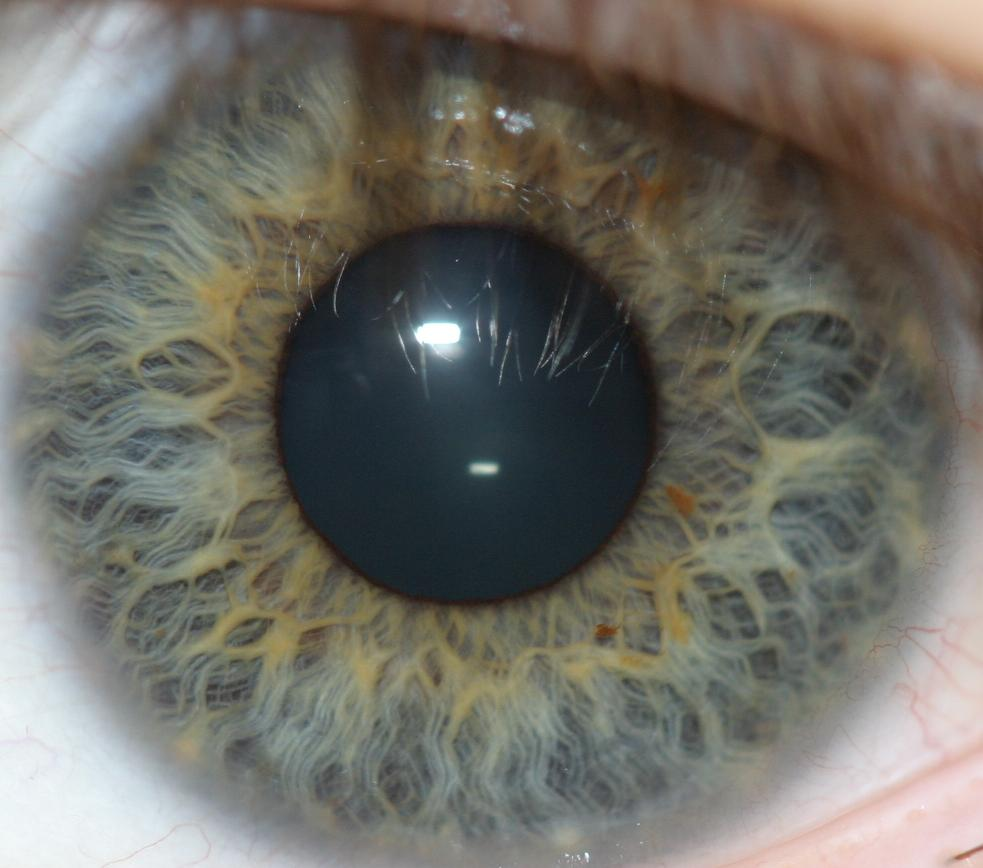
#> input picture test_image.png, 983 x 868 px
$ python -i pixelModifications.py   (imports and definitions only)
#> lines starting #> are read from the running program, lines starting #| are printed output that depends on the picture
#> further down, picture is the input picture: PIL image 983x868 RGB; mean R, G, B 111.8, 109.9, 102.3
# Separate .py file for storing all the functions used to modify pixel values

# PIL may not be needed
from PIL import Image
from cv2 import cv2
import numpy as np

# Takes in the Image, and check referring to if the image is greyscale or not
# Returns the image having turned all black pixels transparent
# [23 lines left out: functions rmBlackSpace, normaliseImageValues, not called in this run]

# When we want to just round values to 0-255 (i.e. -VEs become 0, 256+ become 255)
# returns the image w/cutoff pixel values as type np.uint8
def cutOffImageValues(img):
    np.clip(img,0,255,out=img)
    return img.astype(np.uint8)

# Takes in 2 images that we want to blend together
# Returns the 2 images as PIL Image
# [13 lines left out: function blend, not called in this run]

def applyCircles(img):
    # PIL Image to OpenCV Image
    pilImg = img.convert('RGB')
    ocvImg = np.array(pilImg)
    img = ocvImg[:, :, ::-1].copy()
    gsImg = cv2.cvtColor(ocvImg[:, :, ::-1].copy(), cv2.COLOR_BGR2GRAY)
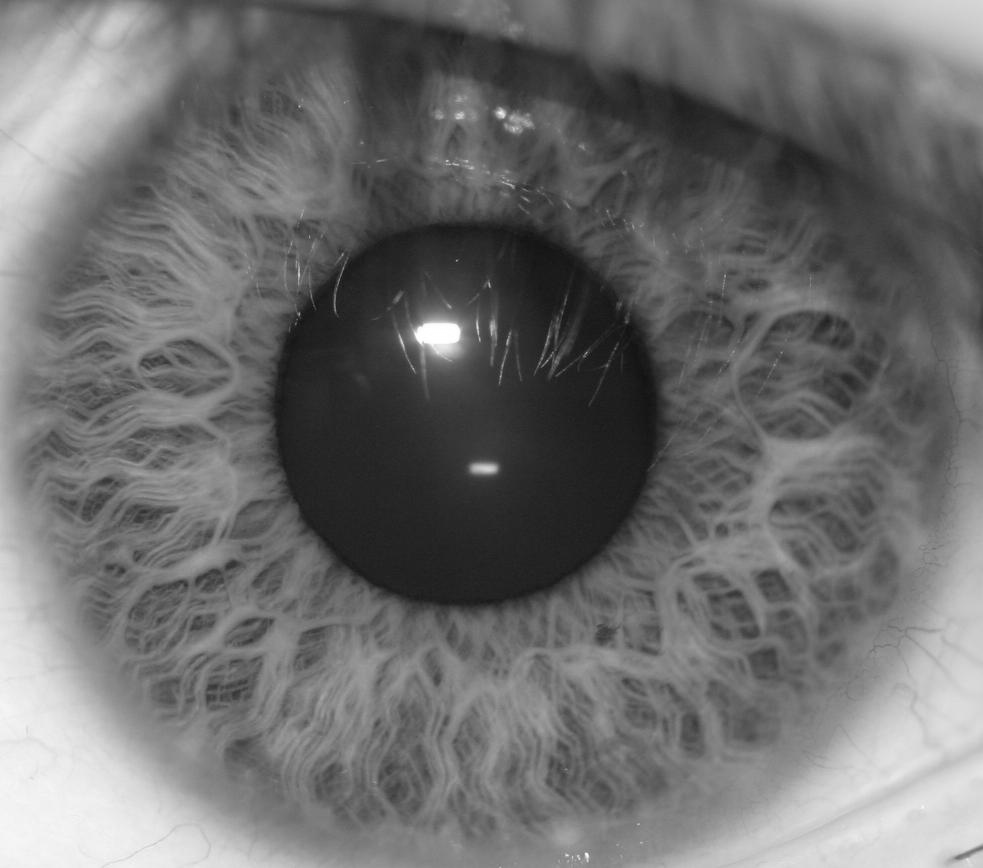
#> gsImg: shape (868, 983); min 10, max 255, mean 109.6
    # Find cirlces
    circles = cv2.HoughCircles(gsImg, cv2.HOUGH_GRADIENT, 1, 20, param1 = 200, param2 = 20, minRadius = 0)
#> circles = 19 rows, first 8: [433.5, 292.5, 130.3], [449.5, 338.5, 47.9], [454.5, 290.5, 114.2], [520.5, 328.5, 43.6], [485.5, 303.5, 77.2], [414.5, 303.5, 78.5], [381.5, 299.5, 48.3], [466.5, 274.5, 103.6]
    if circles is not None:
#> (the run stopped early here; a loop or call above may not have finished)
